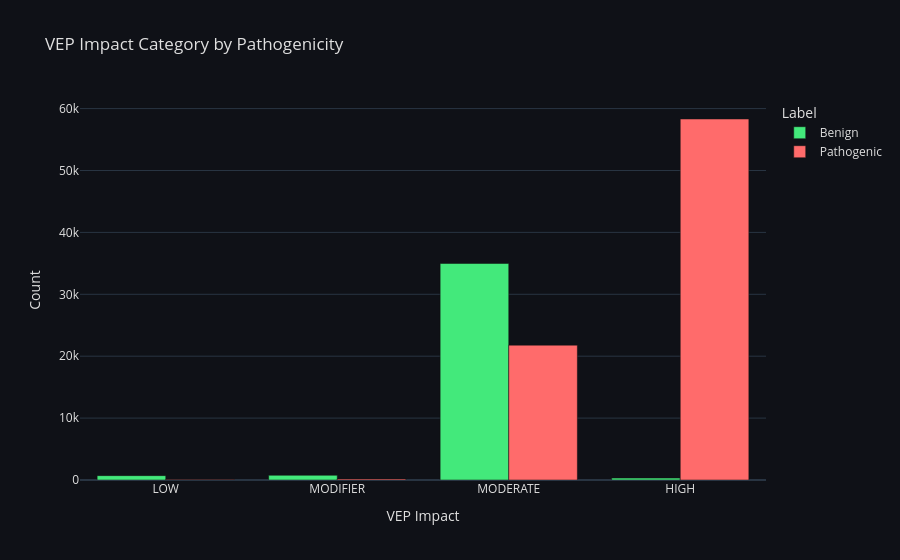

Notebook code for this chart:
### Markdown cell above
---
## 9. VEP Impact & Consequence Analysis

### Code cell
impact_counts = df.groupby(['vep_impact','label']).size().reset_index(name='count')
impact_counts['label_name'] = impact_counts['label'].map({0:'Benign',1:'Pathogenic'})

fig = px.bar(impact_counts, x='vep_impact', y='count', color='label_name',
    color_discrete_map={'Benign':BENIGN_COLOR,'Pathogenic':PATH_COLOR},
    barmode='group', template=PLOTLY_TEMPLATE,
    category_orders={'vep_impact':['LOW','MODIFIER','MODERATE','HIGH']},
    title='VEP Impact Category by Pathogenicity',
    labels={'vep_impact':'VEP Impact','count':'Count','label_name':'Label'})
fig.update_layout(plot_bgcolor=BG_COLOR, paper_bgcolor=BG_COLOR, font_color=TEXT_COLOR)
fig.show()

### Figure 1 — Plotly figure (JSON) as saved in the notebook; plotly's stock layout.template omitted (floating-point values rounded to 4 significant figures)
{"data": [{"alignmentgroup": "True", "hovertemplate": "Label=Benign<br>VEP Impact=%{x}<br>Count=%{y}<extra></extra>", "legendgroup": "Benign", "marker": {"color": "#43e97b", "pattern": {"shape": ""}}, "name": "Benign", "offsetgroup": "Benign", "orientation": "v", "showlegend": true, "textposition": "auto", "type": "bar", "x": ["HIGH", "LOW", "MODERATE", "MODIFIER"], "xaxis": "x", "y": [308, 706, 34981, 760], "yaxis": "y"}, {"alignmentgroup": "True", "hovertemplate": "Label=Pathogenic<br>VEP Impact=%{x}<br>Count=%{y}<extra></extra>", "legendgroup": "Pathogenic", "marker": {"color": "#ff6b6b", "pattern": {"shape": ""}}, "name": "Pathogenic", "offsetgroup": "Pathogenic", "orientation": "v", "showlegend": true, "textposition": "auto", "type": "bar", "x": ["HIGH", "LOW", "MODERATE", "MODIFIER"], "xaxis": "x", "y": [58319, 85, 21782, 170], "yaxis": "y"}], "layout": {"barmode": "group", "font": {"color": "#e0e0e0"}, "legend": {"title": {"text": "Label"}, "tracegroupgap": 0}, "paper_bgcolor": "#0f1117", "plot_bgcolor": "#0f1117", "title": {"text": "VEP Impact Category by Pathogenicity"}, "xaxis": {"anchor": "y", "categoryarray": ["LOW", "MODIFIER", "MODERATE", "HIGH"], "categoryorder": "array", "domain": [0.0, 1.0], "title": {"text": "VEP Impact"}}, "yaxis": {"anchor": "x", "domain": [0.0, 1.0], "title": {"text": "Count"}}}}
